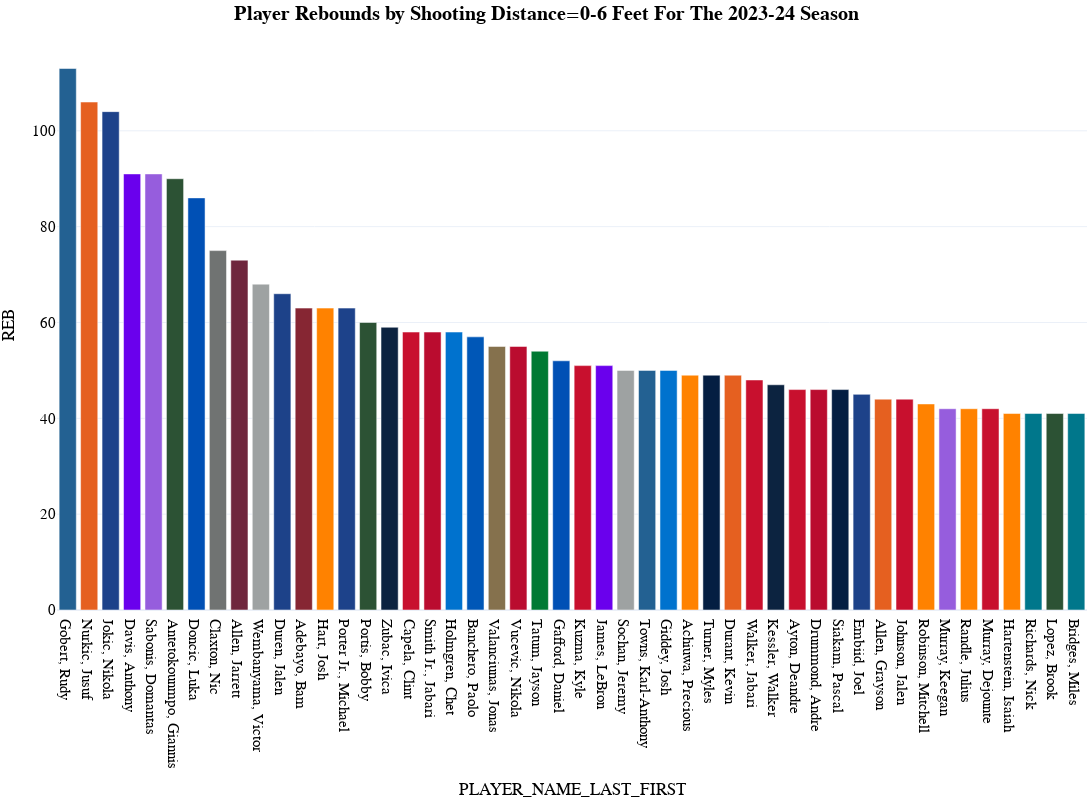

The notebook cell saved with this chart:
### Code cell
fig_shot_dist_season3 = px.bar(
  shot_dist_season[(shot_dist_season["REB"]>40)&(shot_dist_season["SHOT_DIST_RANGE"]=="13-19 Feet")].sort_values(by="REB",ascending=False), 
  x="PLAYER_NAME_LAST_FIRST", 
  y="REB",
#   y="OREB",
#   y="DREB",
  color="PLAYER_NAME_LAST_FIRST",
  color_discrete_map=player_color_dict_shot_dist,     
  template='plotly_white',
  title="<b>Player Rebounds by Shooting Distance=0-6 Feet For The {} Season</b>".format(year),
  hover_data=['G','SHOT_DIST_RANGE', 'REB_FREQUENCY', 'OREB', 'DREB', 'REB', 'C_OREB','C_DREB', 'C_REB', 'C_REB_PCT', 'UC_OREB', 'UC_DREB', 'UC_REB',
              'UC_REB_PCT', 'Season', 'Category', 'TEAM_ABBREVIATION','color'], 
  height=800, 
  width=1200,
  )
fig_shot_dist_season3.update_layout(
    margin=dict(l=5, r=5, t=40, b=5),
    showlegend=False,
    title_x=0.5,
    hoverlabel=dict(
        bgcolor="white",
        font_size=16,
        font_family="PT Sans Narrow"
    ),
    # yaxis_range=[0,85],
    yaxis = dict(tickfont = dict(size=15)),
    xaxis = dict(tickfont = dict(size=15)),
    font=dict(
        family="PT Sans Narrow",
        size=14,
        color="Black"
    ),
    title_font_family="PT Sans Narrow"
)
fig_shot_dist_season3
